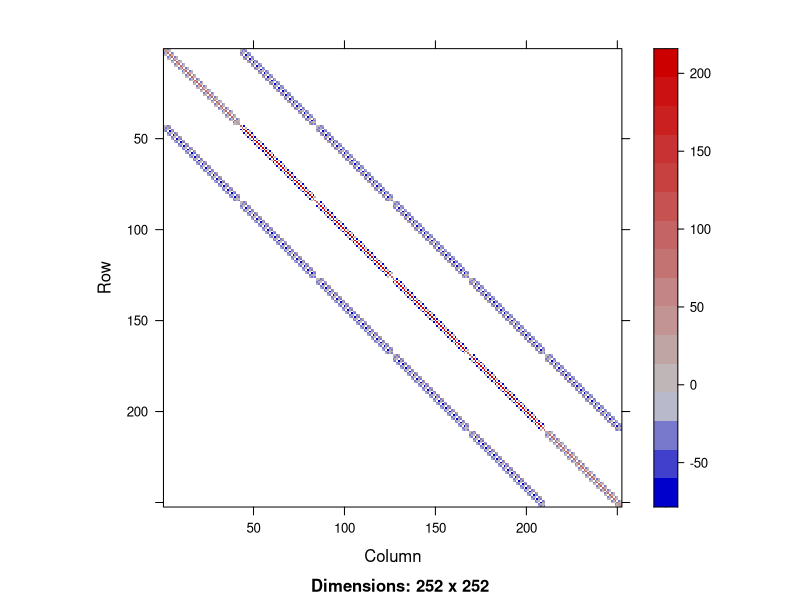
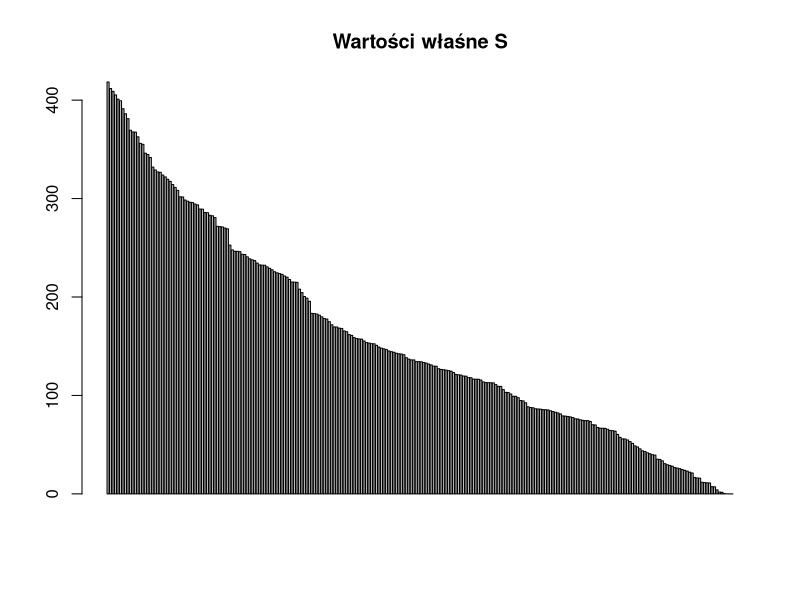
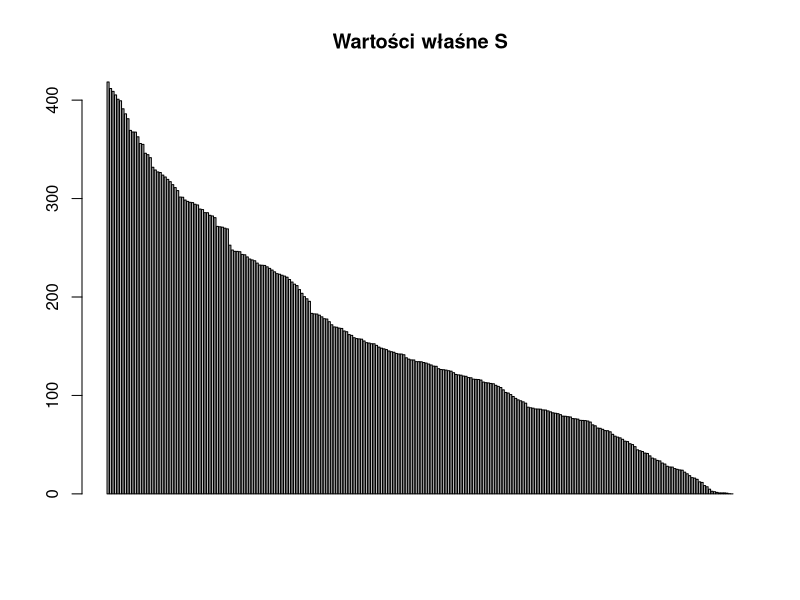
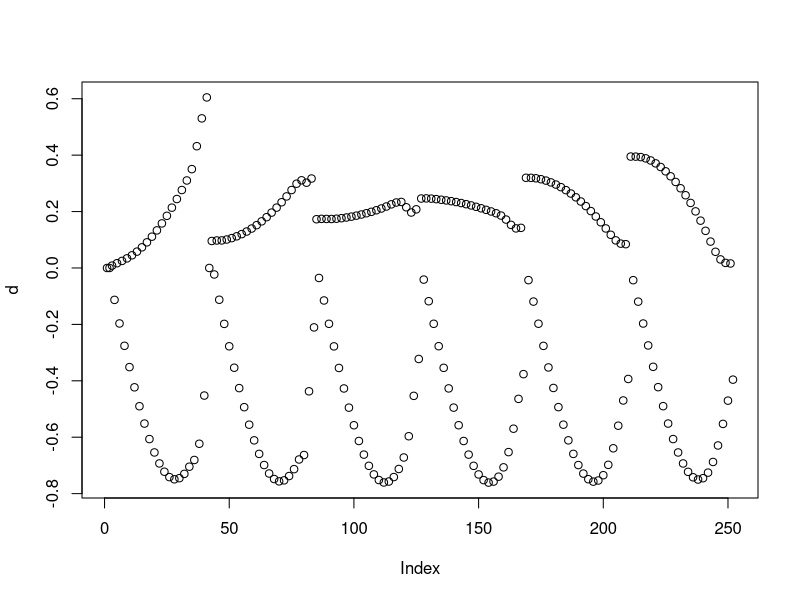
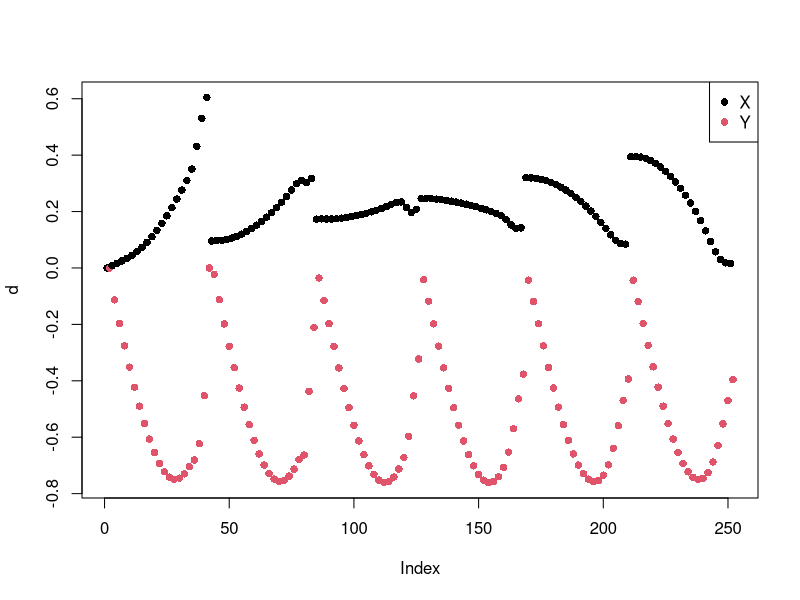
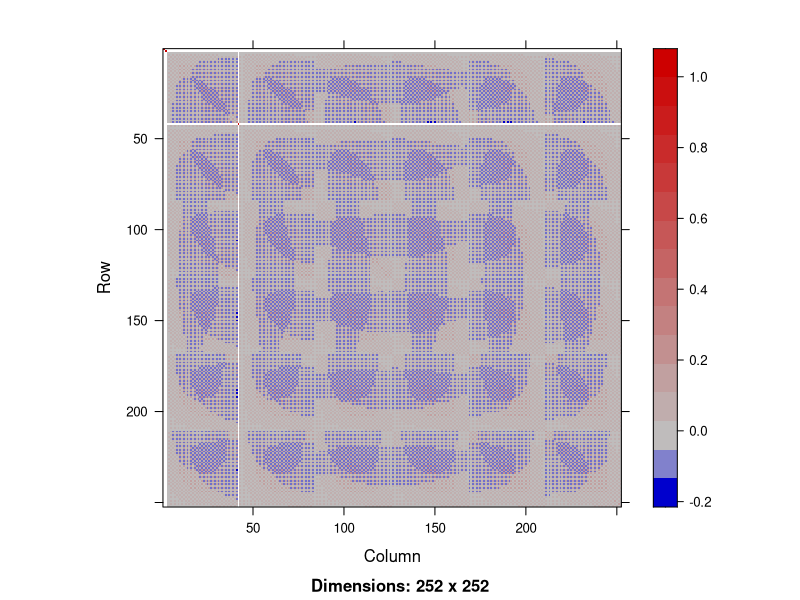
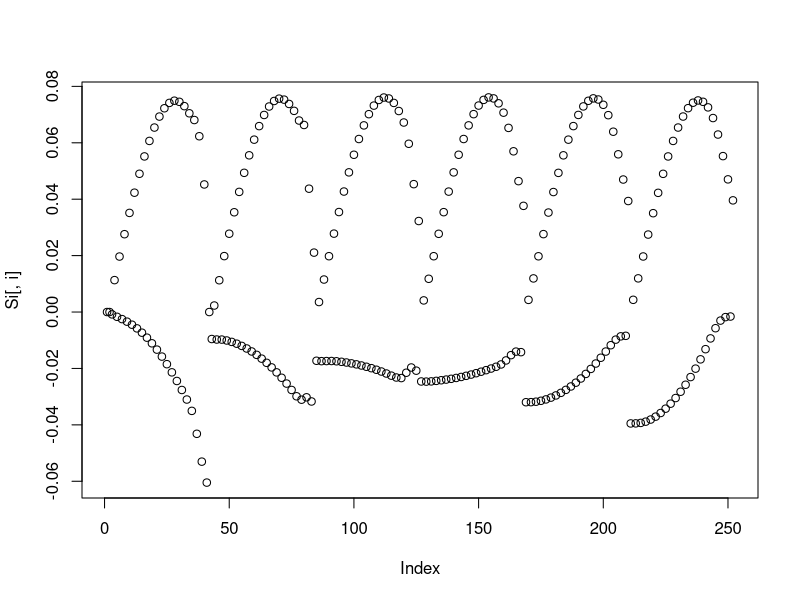
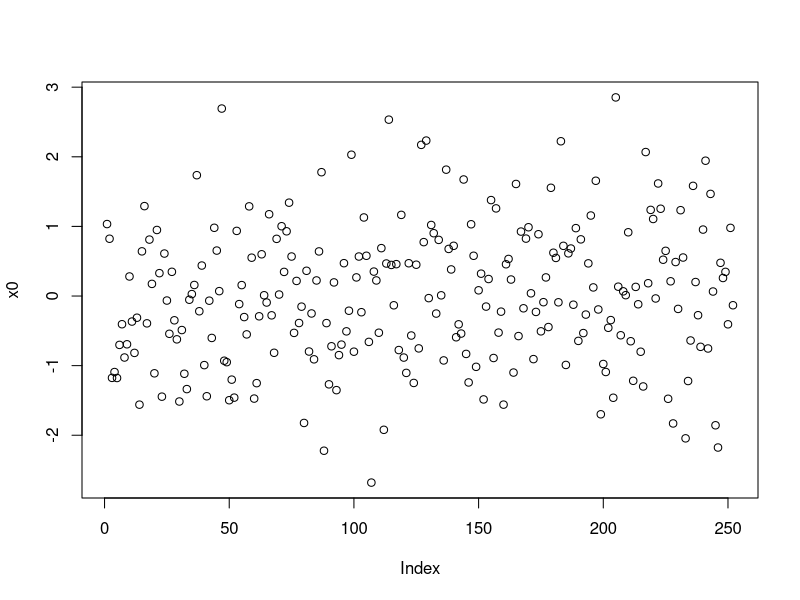

R code for these plots, in order: (Note: this script raises an error after producing the figures.)
## ---- chunk 1
# Przydatne pakiety
library(Matrix)
library(knitr)
## ---- chunk 2
S = as.matrix(read.table("data/metnum/S.txt"))
S = Matrix(S,sparse=TRUE)
## ---- chunk 3
image(S)
## ---- chunk 4
lam = eigen(S)$val
barplot(lam,main="Wartości właśne S")
## ---- chunk 5
print.few = function(lam,name="\\lambda") {
  lam = data.frame(as.list(lam))
  names(lam) = paste0("$",name,"_{",1:length(lam),"}$")
  lam = lam[,c(1:3,ncol(lam)-4:0)]
  lam[,3] = "$\\cdots$"
  names(lam)[3] = "$\\cdots$"
  kable(lam)
}
## ---- chunk 6
print.few(lam)
## ---- chunk 7
fix = c(1,2,42)   # Wybrane wiersze
I = diag(nrow(S)) # Macierz jednostkowa o odpowiednim rozmiarze
S[fix,]=I[fix,]   # Zastępujemy wiersze
S[,fix]=I[,fix]   # Zastępujemy kolumny (by macierz pozostała symetryczna)
lam = eigen(S)$val
barplot(lam,main="Wartości właśne S")
## ---- chunk 8
print.few(lam)
## ---- chunk 9
i=80
F = rep(0,nrow(S))
F[i] = -10
## ---- chunk 10
d = solve(S,F) # funkcja solve rozwiązuje S d = F
plot(d)
## ---- chunk 11
plot(d,col=1:2,pch=16)
legend("topright",c("X","Y"),col=1:2,pch=16)
## ---- chunk 12
Si = solve(S) # funkcja solve zwraca też macierz odwrotną
image(Si)
## ---- chunk 13
i=80
## ---- chunk 14
plot(Si[,i])
## ---- chunk 15
x0 = rnorm(ncol(S))
#x0 = rep(0,ncol(S))
plot(x0)
## ---- chunk 16
x = x0
r = F - S %*% x
plot(r)
## ---- chunk 17
P = S
P[row(P) != col(P)] = 0
## ---- chunk 18
lam = eigen(solve(P,S))$val
barplot(lam,main="Wartości właśne P^-1 S")
## ---- chunk 19
plot.lam=function(lam) {
  plot(lam+0i,asp=1,xlim=c(-1,3),xlab=expression(Re(lambda)),ylab=expression(Re(lambda)))
  a=seq(0,2*pi,len=200)
  for (d in seq(0,1,0.2)) lines(d*sin(a)+1,d*cos(a),lty=2)
}
## ---- chunk 20
plot.lam(lam)
## ---- chunk 21
P = S
P[row(P) > col(P)] = 0
## ---- chunk 22
lam = eigen(solve(P,S))$val
plot.lam(lam)
## ---- chunk 23
resid = NULL
residual=function(it,res,name="Unknown") {
  res = sqrt(sum(res^2))
  resid <<- rbind(resid,data.frame(iteration=it,residual=res,name=name))
  res < 1e-9 || res > 1e9
}
draw.residuals = function(name) {
  if (!missing(name)) resid = resid[resid$name %in% name,]
  resid$name = factor(resid$name)
  plot(resid$iteration, resid$residual, log="y", type="n", xlab="Iteracja", ylab="Residual")
  by(resid,resid$name, function(resid) {
    lines(resid$iteration, resid$residual,col=resid$name)
  })
  legend("topright",levels(resid$name),lty=1,col=1:nlevels(resid$name))
#  a = pretty(log10(par("yaxp"))[1:2])
#  l = do.call(c,lapply(a,function(a) substitute(expression(10^a),list(a=a))))
#  axis(2,10^a,labels = l,las=1)
}
delete.residuals = function(name) resid <<- resid[! resid$name %in% name,]

itmax = 2000
## ---- chunk 24
P = S
P[row(P) != col(P)] = 0
## ---- chunk 25
x = x0
for (i in 1:itmax) {
  r = F - S %*% x
  p = solve(P,r)
  x = x + p
  if (residual(i,r,"Jacobi")) break
}
draw.residuals()
## ---- chunk 26
plot.lam=function(lam) {
  plot(lam+0i,asp=1,xlim=c(-2,2),xlab=expression(Re(lambda)),ylab=expression(Re(lambda)),col=ifelse(Mod(lam)<1,1,2))
  a=seq(0,2*pi,len=200)
  lines(sin(a),cos(a),lty=2)
}
I=diag(ncol(P))
## ---- chunk 27
lam = eigen(I - solve(P,S))$val
plot.lam(lam)
## ---- chunk 28
alpha = 0.7
lam = eigen(I - alpha*solve(P,S))$val
plot.lam(lam)
## ---- chunk 29
delete.residuals("Jacobi")
alpha = 0.7
x = x0
for (i in 1:itmax) {
  r = F - S %*% x
  p = solve(P,r)
  x = x + alpha*p
  if (residual(i,r,"Jacobi alpha=0.7")) break
}
draw.residuals()
## ---- chunk 30
P = S
P[row(P) < col(P)] = 0
## ---- chunk 31
alpha = 1.5
lam = eigen(I - alpha*solve(P,S))$val
plot.lam(lam)
## ---- chunk 32
alpha = 1.5
x = x0
for (i in 1:itmax) {
  r = F - S %*% x
  p = solve(P,r)
  x = x + alpha*p
  if (residual(i,r,"Gauss-Seidl alpha=1.5")) break
}
draw.residuals()
## ---- chunk 33
P = S
P[row(P) != col(P)] = 0
## ---- chunk 34
x = x0
alphas = NULL
for (i in 1:itmax) {
  r = F - S %*% x
  p = solve(P,r)
  Ap = S %*% p
  alpha = sum(r * Ap)/sum(Ap * Ap)
  x = x + alpha*p
  alphas = c(alphas,alpha)
  if (residual(i,r,"Basic MINRES")) break
}
draw.residuals()
## ---- chunk 35
plot(alphas,log="y",ylab=expression(alpha),xlab="Iteracja")
abline(h=0.7,lty=2)
## ---- chunk 36
draw.lake = function(b) {
  a = seq(0,2*pi,len=100)
  r = (2+cos(a*2+0.4))
  p = cbind(cos(a)*r,sin(a)*r)
  plot(p,asp=1,type="l",xlab="Longnitute",ylab="Latitude")
  points(b[1],b[2],pch=16,cex=2)
}
draw.boat = function(x,p,i=0) {
  points(x[1],x[2],pch=15)
  if (!is.na(i)) text(x[1],x[2],paste0("x",i),adj=c(1.1,1.1))
  arrows(x[1],x[2],x[1]+p[1],x[2]+p[2],angle=10,length=0.15,col=8)
  if (!is.na(i)) text(x[1]+p[1]*0.6,x[2]+p[2]*0.6,paste0("p",i),adj=c(1.1,1.1))
}
## ---- chunk 37
b = c(2.9,0)
draw.lake(b)
## ---- chunk 38
A = diag(2)
P = matrix(c(1,0.8,0.9,1),2,2)*4
## ---- chunk 39
x = c(-0.5,0.5)
r = b - A %*% x
p = solve(P,r)
draw.lake(b)
draw.boat(x,p)
## ---- chunk 40
  Ap = A %*% p
  alpha = sum(r * Ap)/sum(Ap * Ap)
## ---- chunk 41
draw.lake(b)
draw.boat(x,p)
x = x + alpha * p
r = b - A %*% x
p = solve(P,r)
draw.boat(x,p,1)
## ---- chunk 42
draw.lake(b)
x = c(-0.5,0.5)
for (i in 1:12) { 
  r = b - A %*% x
  p = solve(P,r)
  draw.boat(x,p,NA)
  Ap = A %*% p
  alpha = sum(r * Ap)/sum(Ap * Ap)
  x = x + alpha*p
}
## ---- chunk 43
P = S
P[row(P) != col(P)] = 0
## ---- chunk 44
x = x0
for (i in 1:itmax) {
  r = F - S %*% x
  p = solve(P,r)
  if (i != 1) {
    Ap = S %*% p
    Aq = S %*% q
    beta = sum(Ap * Aq)/sum(Aq * Aq)
    p = p - beta * q
  }
  Ap = S %*% p
  alpha = sum(r * Ap)/sum(Ap * Ap)
  x = x + alpha*p
  if (residual(i,r,"MINRES + beta")) break
  q = p
}
draw.residuals()
## ---- chunk 45
x = x0
q = NULL
for (i in 1:itmax) {
  r = F - S %*% x
  p = solve(P,r)
  if (i != 1) {
    Ap = S %*% p
    Aq = S %*% q
    beta = solve(t(Aq) %*% Aq, t(Aq) %*% Ap)
    p = p - q %*% beta
  }
  Ap = S %*% p
  alpha = sum(r * Ap)/sum(Ap * Ap)
  x = x + alpha*p
  if (residual(i,r,"MINRES + beta (full)")) break
  q = cbind(p,q)
}
draw.residuals()
## ---- chunk 46
x = x0
q = NULL
for (i in 1:itmax) {
  r = F - S %*% x
  p = solve(P,r)
  if (i != 1) {
    Aq = S %*% q
    beta = solve(t(Aq) %*% q, t(Aq) %*% p)
    p = p - q %*% beta
  }
  Ap = S %*% p
  alpha = sum(r * p)/sum(p * Ap)
  x = x + alpha*p
  if (residual(i,r,"Symmetric, positive MINRES (full)")) break
  q = cbind(p,q)
}
draw.residuals()
## ---- chunk 47
draw.residuals("Symmetric, positive MINRES (full)")
## ---- chunk 48
print.few(beta,"\\beta")
## ---- chunk 49
x = x0
for (i in 1:itmax) {
  r = F - S %*% x
  p = solve(P,r)
  if (i != 1) {
    Aq = S %*% q
    beta = sum(Aq * p)/sum(Aq * q)
    p = p - q %*% beta
  }
  Ap = S %*% p
  alpha = sum(r * p)/sum(p * Ap)
  x = x + alpha*p
  if (residual(i,r,"Conjugate Gradient")) break
  q = p
}
draw.residuals()
## ---- chunk 50
x = x0
r = F - S %*% x
q = r
for (i in 1:itmax) {
  if (residual(i,r,"Conjugate Gradient (no precond)")) break
  Aq = S %*% q
  alpha = sum(r * q)/sum(q * Aq)
  x = x + alpha*q
  r = r - alpha*Aq
  beta = sum(r * Aq)/sum(q * Aq)
  q = r - beta * q
}
draw.residuals()
## ---- chunk 51
it = tapply(resid$iteration,resid$name,max)
it[it==itmax] = paste(">",itmax)
kable(data.frame(Iteracji=it))
